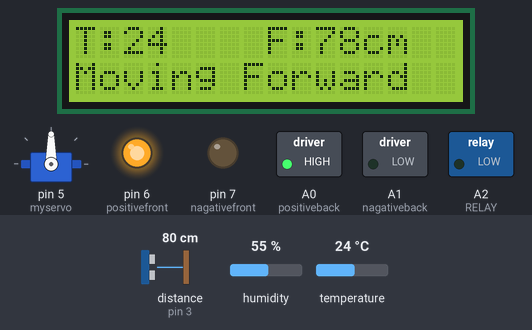
This sketch was run on a simulated Arduino Uno, built with avr-gcc and run on an emulated ATmega328P. Shown: servo, 16×2 character LCD, switched loads named in the sketch (green lamp = pin HIGH), output pins drawn as LEDs (lit = HIGH). Wiring (inferred from the names in the program): ultrasonic range finder: trigger pin 4; echo pin 3. Inputs (shaded band) come from the test bench; at power-on: distance to the obstacle (sensor on pin 3) 80 cm, temperature 24 °C, humidity 55 %. The echo pulse lasts 58.3 µs per cm; pins used as bus, display or sensor lines are not drawn.

Above: at 3.2 s.
3.3 s: distance to the obstacle (sensor on pin 3) set to 12 cm
At 3.6 s:
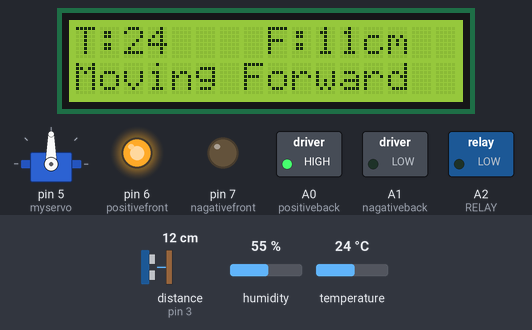
4.8 s: distance to the obstacle (sensor on pin 3) set to 9 cm
At 6.18 s:
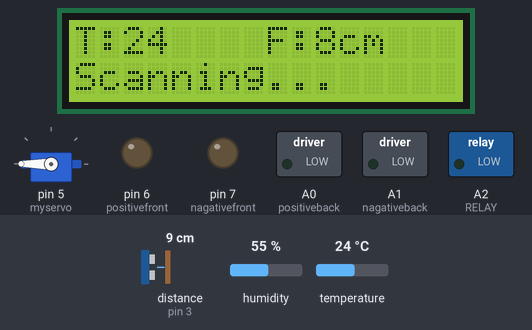
7.2 s: distance to the obstacle (sensor on pin 3) set to 2 cm
At 10.0 s:
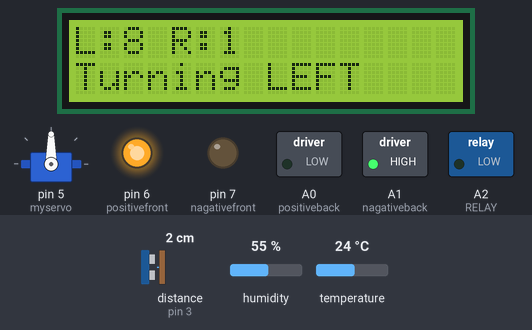
10.2 s: distance to the obstacle (sensor on pin 3) set to 18 cm
At 15.3 s:
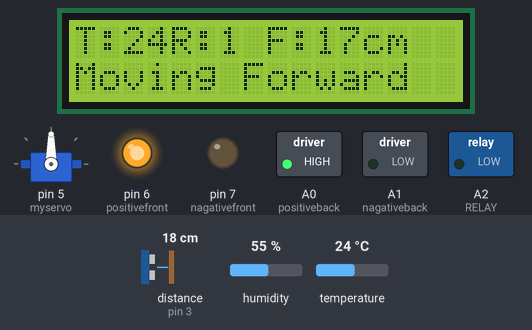
15.6 s: temperature set to 33 °C
At 17.4 s:
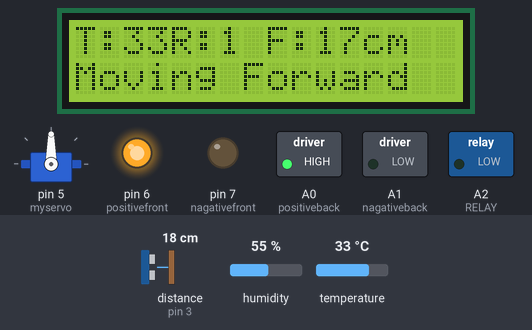
17.7 s: temperature set to 36 °C
At 19.4 s:
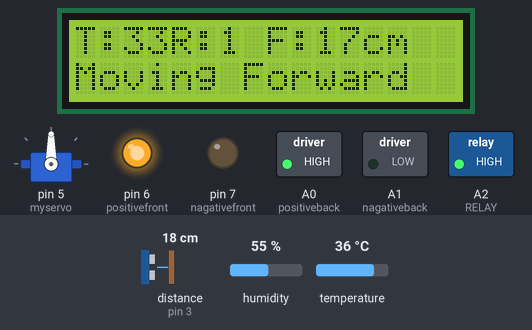
Timing chart, 0 to 24.8 s (numbered marks = the images above; inputs shaded):
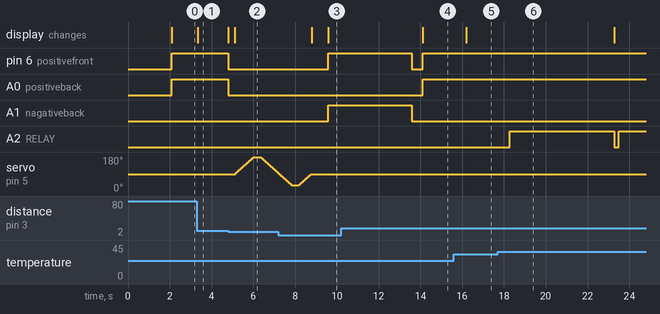

Measured:
- the behaviour switches between 11 and 10 cm on distance to the obstacle (sensor on pin 3) (found by bisection; images 1 and 2)
- the behaviour switches between 34 and 35 °C on temperature (found by bisection; images 5 and 6)
- after the input at 3.3 s, the display: changes after 0.05 s (image 1)
- after the input at 4.8 s, pin 6 (positivefront), A0 (positiveback): HIGH → LOW at once; servo on pin 5 (myservo): rises from 90° to 180° in 0.88 s, then falls to 94° in 1.2 s; the display: first changes at once (image 2 shows a later state)
- after the input at 7.2 s, pin 6 (positivefront), A1 (nagativeback): LOW → HIGH after 2.4 s; pin 7 (nagativefront), A0 (positiveback): stays LOW (without the input it goes to HIGH after 2.4 s)
- after the input at 10.2 s, A0 (positiveback): LOW → HIGH after 3.9 s; servo on pin 5 (myservo): stays 90° (without the input it goes to 92° after 4.2 s); the display: changes after 3.9 s (image 4)
- after the input at 15.6 s, the display: changes after 0.60 s (image 5)
- after the input at 17.7 s, A2 (RELAY): LOW → HIGH after 0.58 s, → LOW 5.0 s later, → HIGH 0.23 s later

The sketch:

MAIN_A0675_.ino
```cpp
// WORKING CODE
#include <LiquidCrystal.h>
#include <Servo.h>
#include "DHT.h"
#include <SoftwareSerial.h>
SoftwareSerial mySerial(A3, A4);
#define dht_pin 2
#define dht_type DHT11
DHT dht(dht_pin, dht_type);

LiquidCrystal lcd(13, 12, 11, 10, 9, 8);

#define echopin 3
#define triggerpin 4

Servo myservo;

long duration;
int frontDistance;
int leftDistance;
int rightDistance;

#define positivefront 6
#define nagativefront 7
#define positiveback A0
#define nagativeback A1
#define RELAY A2
int readUltrasonic();

void straight();
void right();
void left();
void stopMotor();
void relayfun();
void setup() {

  Serial.begin(9600);
  mySerial.begin(9600);
  dht.begin();

  myservo.attach(5);
  myservo.write(90);

  pinMode(echopin, INPUT);
  pinMode(triggerpin, OUTPUT);

  pinMode(positivefront, OUTPUT);
  pinMode(nagativefront, OUTPUT);
  pinMode(positiveback, OUTPUT);
  pinMode(nagativeback, OUTPUT);

  lcd.begin(16, 2);
  lcd.print("AGRI MONITOR");
  delay(2000);
  lcd.clear();
}

void loop() {

  int temperature = (int)dht.readTemperature();
  if (temperature >= 35) {
    relayfun();
  }
  frontDistance = readUltrasonic();
  pinMode(RELAY, OUTPUT);
  lcd.setCursor(0, 0);
  lcd.print("T:");
  lcd.print(temperature);

  lcd.setCursor(8, 0);
  lcd.print("F:");
  lcd.print(frontDistance);
  lcd.print("cm   ");

  if (frontDistance < 10) {

    stopMotor();
    delay(300);

    lcd.setCursor(0, 1);
    lcd.print("Scanning...   ");

    for (int pos = 90; pos <= 180; pos += 2) {
      myservo.write(pos);
      delay(20);
    }
    delay(300);
    leftDistance = readUltrasonic();

    for (int pos = 180; pos >= 30; pos -= 2) {
      myservo.write(pos);
      delay(20);
    }
    delay(300);
    rightDistance = readUltrasonic();


    for (int pos = 30; pos <= 90; pos += 2) {
      myservo.write(pos);
      delay(20);
    }

    lcd.clear();
    lcd.setCursor(0, 0);
    lcd.print("L:");
    lcd.print(leftDistance);
    lcd.print(" R:");
    lcd.print(rightDistance);
    delay(800);


    if (leftDistance > rightDistance) {

      lcd.setCursor(0, 1);
      lcd.print("Turning LEFT  ");
      left();
      delay(4000);
    }
    else {

      lcd.setCursor(0, 1);
      lcd.print("Turning RIGHT ");
      right();
      delay(4000);
    }

    stopMotor();
    delay(300);
  }
  else {

    lcd.setCursor(0, 1);
    lcd.print("Moving Forward");
    straight();
  }
  if (mySerial.available()) {
    char c = mySerial.read();
    if(c=='A'){
      stopMotor();
      relayfun();
    }
  }
  delay(200);
}


int readUltrasonic() {

  digitalWrite(triggerpin, LOW);
  delayMicroseconds(2);

  digitalWrite(triggerpin, HIGH);
  delayMicroseconds(10);

  digitalWrite(triggerpin, LOW);

  duration = pulseIn(echopin, HIGH);

  return duration * 0.034 / 2;
}


void straight() {
  digitalWrite(positivefront, HIGH);
  digitalWrite(nagativefront, LOW);
  digitalWrite(positiveback, HIGH);
  digitalWrite(nagativeback, LOW);
}

void right() {

  digitalWrite(positivefront, LOW);
  digitalWrite(nagativefront, HIGH);
  digitalWrite(positiveback, HIGH);
  digitalWrite(nagativeback, LOW);
}

void left() {
  digitalWrite(positivefront, HIGH);
  digitalWrite(nagativefront, LOW);
  digitalWrite(positiveback, LOW);
  digitalWrite(nagativeback, HIGH);
}

void stopMotor() {
  digitalWrite(positivefront, LOW);
  digitalWrite(nagativefront, LOW);
  digitalWrite(positiveback, LOW);
  digitalWrite(nagativeback, LOW);
}

void relayfun() {
  digitalWrite(RELAY, HIGH);  // Relay ON
  delay(5000);
  digitalWrite(RELAY, LOW);   // Relay OFF

}
```
